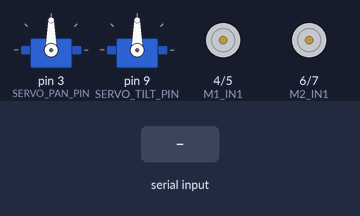
The sketch below on a simulated Arduino Uno, built with avr-gcc and run on an emulated ATmega328P. Parts: 2 × servo, motor-driver pin pairs drawn as motors (green arrow = first pin HIGH = forward, orange = second pin HIGH = backward, longer = more drive). Inputs (shaded band) come from the test bench.

Above: at 1.2 s.
1.3 s: "F" received over Serial
At 1.6 s:
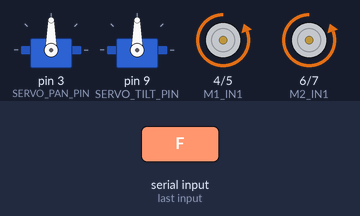
2.8 s: "B" received over Serial
At 3.9 s:
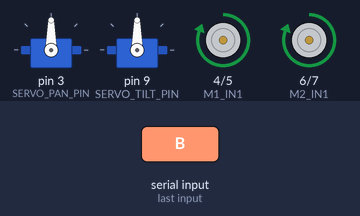
4.3 s: "L" received over Serial
At 5.0 s:
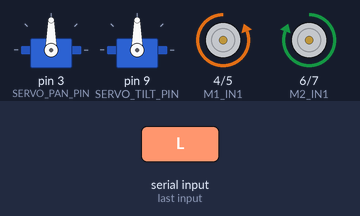
5.8 s: "R" received over Serial
At 6.2 s:
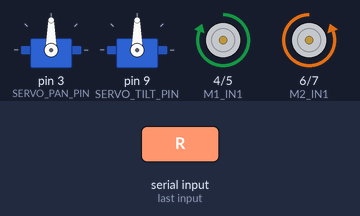
7.3 s: "c" received over Serial
At 8.5 s:
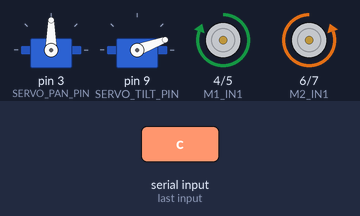
8.8 s: "S" received over Serial
At 9.7 s:
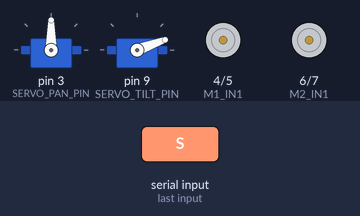
Timing chart, 0 to 11.3 s (numbered marks = the images above; inputs shaded):
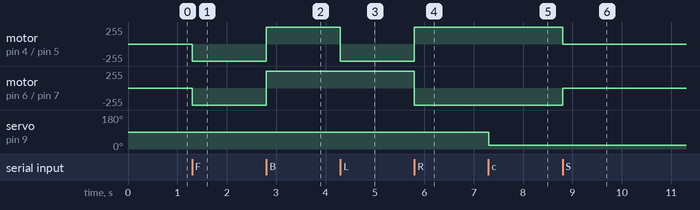

The sketch:

robot_control.ino
```cpp
#include <Servo.h>

// -------------------- Pins -----------------------
const int SERVO_PAN_PIN = 3;   // servosweep
const int SERVO_TILT_PIN = 9;  // servo2

// Motor 1 (left)
const int M1_IN1 = 4;
const int M1_IN2 = 5;

// Motor 2 (right)
const int M2_IN1 = 6;
const int M2_IN2 = 7;

// -------------------- State --------------------
int a = 90; // pan angle (servosweep) - starts centered
int b = 90; // mirror variable used by 'b' command in the report

Servo servosweep;  // pan mechanism
Servo servo2;      // angle presets

// -------------------- Motor helpers --------------------
void forward() {
  // motor1
  digitalWrite(M1_IN2, HIGH);
  digitalWrite(M1_IN1, LOW);
  // motor2
  digitalWrite(M2_IN2, HIGH);
  digitalWrite(M2_IN1, LOW);
}

void backward() {
  // motor1
  digitalWrite(M1_IN2, LOW);
  digitalWrite(M1_IN1, HIGH);
  // motor2
  digitalWrite(M2_IN2, LOW);
  digitalWrite(M2_IN1, HIGH);
}

void right() {
  // spin right: left motor backward, right motor forward
  digitalWrite(M1_IN2, LOW);
  digitalWrite(M1_IN1, HIGH);
  digitalWrite(M2_IN2, HIGH);
  digitalWrite(M2_IN1, LOW);
}

void left() {
  // spin left: left motor forward, right motor backward
  digitalWrite(M1_IN2, HIGH);
  digitalWrite(M1_IN1, LOW);
  digitalWrite(M2_IN2, LOW);
  digitalWrite(M2_IN1, HIGH);
}

void stops() {
  digitalWrite(M1_IN1, LOW);
  digitalWrite(M1_IN2, LOW);
  digitalWrite(M2_IN1, LOW);
  digitalWrite(M2_IN2, LOW);
}

// -------------------- Setup --------------------
void setup() {
  Serial.begin(9600); // HC-05 default data-mode baud

  pinMode(M1_IN1, OUTPUT);
  pinMode(M1_IN2, OUTPUT);
  pinMode(M2_IN1, OUTPUT);
  pinMode(M2_IN2, OUTPUT);

  pinMode(SERVO_PAN_PIN, OUTPUT);
  pinMode(SERVO_TILT_PIN, OUTPUT);

  servosweep.attach(SERVO_PAN_PIN);
  servo2.attach(SERVO_TILT_PIN);

  servosweep.write(90);
  servo2.write(90);
}

// -------------------- Main loop --------------------
void loop() {
  if (Serial.available() > 0) {
    char ch = (char)Serial.read();

    if (ch == 'F') {
      forward();
    } else if (ch == 'B') {
      backward();
    } else if (ch == 'L') {
      left();
    } else if (ch == 'R') {
      right();
    } else if (ch == 'S') {
      stops();
    } else if (ch == 'a') {
      // Pan +5 degrees
      a += 5;
      if (a > 180) a = 180;
      servosweep.write(a);
      b = a; // mirrors the report’s behavior
    } else if (ch == 'b') {
      // Pan -5 degrees using 'b'
      b -= 5;
      if (b < 0) b = 0;
      servosweep.write(b);
    } else if (ch == 'c') {
      // Tilt preset ~20°
      servo2.write(20);
    } else if (ch == 'd') {
      // Tilt preset ~100°
      servo2.write(100);
    } else if (ch == 'e') {
      // Tilt preset ~160°
      servo2.write(160);
    }
  }
}
```

Measured:
- after the input at 1.3 s, motor on pin 4 (M1_IN1) / pin 5 (M1_IN2), motor on pin 6 (M2_IN1) / pin 7 (M2_IN2): stopped → backward 255/255 at once
- after the input at 2.8 s, motor on pin 4 (M1_IN1) / pin 5 (M1_IN2), motor on pin 6 (M2_IN1) / pin 7 (M2_IN2): backward 255/255 → forward 255/255 at once
- after the input at 4.3 s, motor on pin 4 (M1_IN1) / pin 5 (M1_IN2): forward 255/255 → backward 255/255 at once
- after the input at 5.8 s, motor on pin 4 (M1_IN1) / pin 5 (M1_IN2): backward 255/255 → forward 255/255 at once; motor on pin 6 (M2_IN1) / pin 7 (M2_IN2): forward 255/255 → backward 255/255 at once
- after the input at 7.3 s, servo on pin 9 (SERVO_TILT_PIN): 90° → 20° at once
- after the input at 8.8 s, motor on pin 4 (M1_IN1) / pin 5 (M1_IN2): forward 255/255 → stopped at once; motor on pin 6 (M2_IN1) / pin 7 (M2_IN2): backward 255/255 → stopped at once
